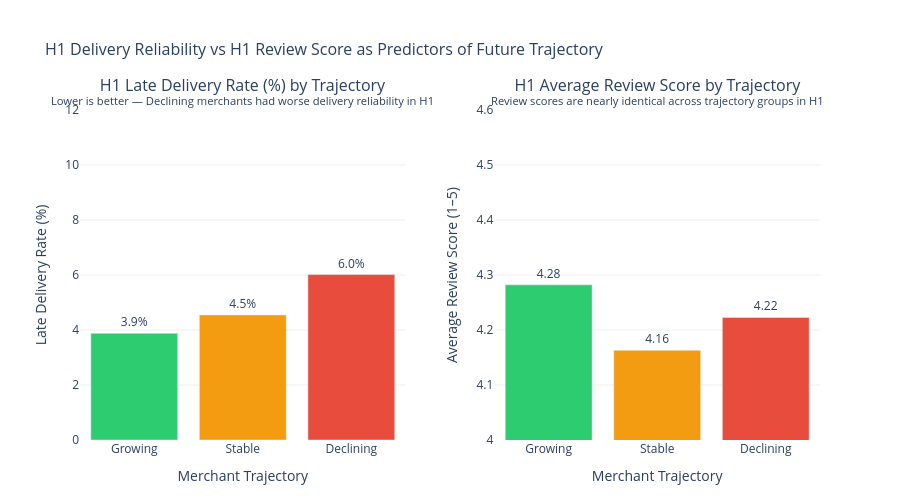

Notebook source saved alongside this figure:
### Code cell
# Grouped bar chart: H1 late rate vs H1 review score (normalized to 0–100 scale for comparison)
# Show both metrics side by side for each trajectory group

# Normalize late rate to 0–100 for visual comparison on same axis
group_metrics['h1_pct_late_pct'] = group_metrics['h1_pct_late'] * 100

fig4 = make_subplots(
    rows=1, cols=2,
    subplot_titles=(
        'H1 Late Delivery Rate (%) by Trajectory<br><sup>Lower is better — Declining merchants had worse delivery reliability in H1</sup>',
        'H1 Average Review Score by Trajectory<br><sup>Review scores are nearly identical across trajectory groups in H1</sup>'
    ),
    horizontal_spacing=0.12
)

traj_order = ['Growing', 'Stable', 'Declining']
bar_colors_ordered = [COLOR_GROWING, COLOR_STABLE, COLOR_DECLINING]

# Left: late delivery rate
fig4.add_trace(
    go.Bar(
        x=traj_order,
        y=group_metrics.set_index('trajectory_str').loc[traj_order, 'h1_pct_late_pct'].values,
        marker_color=bar_colors_ordered,
        text=[f'{v:.1f}%' for v in group_metrics.set_index('trajectory_str').loc[traj_order, 'h1_pct_late_pct'].values],
        textposition='outside',
        hovertemplate='%{x}<br>H1 late rate: %{y:.1f}%<extra></extra>',
        showlegend=False
    ),
    row=1, col=1
)

# Right: review score
fig4.add_trace(
    go.Bar(
        x=traj_order,
        y=group_metrics.set_index('trajectory_str').loc[traj_order, 'h1_avg_review'].values,
        marker_color=bar_colors_ordered,
        text=[f'{v:.2f}' for v in group_metrics.set_index('trajectory_str').loc[traj_order, 'h1_avg_review'].values],
        textposition='outside',
        hovertemplate='%{x}<br>H1 avg review: %{y:.2f}<extra></extra>',
        showlegend=False
    ),
    row=1, col=2
)

fig4.update_yaxes(title_text='Late Delivery Rate (%)', row=1, col=1, gridcolor='#eee', range=[0, 12])
fig4.update_yaxes(title_text='Average Review Score (1–5)', row=1, col=2, gridcolor='#eee', range=[4.0, 4.6])
fig4.update_xaxes(title_text='Merchant Trajectory', showgrid=False, row=1, col=1)
fig4.update_xaxes(title_text='Merchant Trajectory', showgrid=False, row=1, col=2)

fig4.update_layout(
    title=dict(
        text='H1 Delivery Reliability vs H1 Review Score as Predictors of Future Trajectory',
        font_size=16
    ),
    plot_bgcolor='white',
    paper_bgcolor='white',
    height=500,
    margin=dict(t=110, b=60)
)

fig4.show()
print(f"Takeaway: Declining merchants had a H1 late delivery rate of {dec_late.mean():.1%}, "
      f"versus {grw_late.mean():.1%} for growing merchants (p = {p_late:.3f}). "
      f"H1 review scores were nearly indistinguishable across groups ({dec_rev.mean():.2f} vs {grw_rev.mean():.2f}, "
      f"p = {p_rev:.3f}).")

### Figure 1 — Plotly figure (JSON) as saved in the notebook; plotly's stock layout.template omitted (floating-point values rounded to 4 significant figures)
{"data": [{"hovertemplate": "%{x}<br>H1 late rate: %{y:.1f}%<extra></extra>", "marker": {"color": ["#2ecc71", "#f39c12", "#e74c3c"]}, "showlegend": false, "text": ["3.9%", "4.5%", "6.0%"], "textposition": "outside", "type": "bar", "x": ["Growing", "Stable", "Declining"], "xaxis": "x", "y": [3.878, 4.549, 6.016], "yaxis": "y"}, {"hovertemplate": "%{x}<br>H1 avg review: %{y:.2f}<extra></extra>", "marker": {"color": ["#2ecc71", "#f39c12", "#e74c3c"]}, "showlegend": false, "text": ["4.28", "4.16", "4.22"], "textposition": "outside", "type": "bar", "x": ["Growing", "Stable", "Declining"], "xaxis": "x2", "y": [4.282, 4.163, 4.223], "yaxis": "y2"}], "layout": {"annotations": [{"font": {"size": 16}, "showarrow": false, "text": "H1 Late Delivery Rate (%) by Trajectory<br><sup>Lower is better — Declining merchants had worse delivery reliability in H1</sup>", "x": 0.22, "xanchor": "center", "xref": "paper", "y": 1.0, "yanchor": "bottom", "yref": "paper"}, {"font": {"size": 16}, "showarrow": false, "text": "H1 Average Review Score by Trajectory<br><sup>Review scores are nearly identical across trajectory groups in H1</sup>", "x": 0.78, "xanchor": "center", "xref": "paper", "y": 1.0, "yanchor": "bottom", "yref": "paper"}], "height": 500, "margin": {"b": 60, "t": 110}, "paper_bgcolor": "white", "plot_bgcolor": "white", "title": {"font": {"size": 16}, "text": "H1 Delivery Reliability vs H1 Review Score as Predictors of Future Trajectory"}, "xaxis": {"anchor": "y", "domain": [0.0, 0.44], "showgrid": false, "title": {"text": "Merchant Trajectory"}}, "xaxis2": {"anchor": "y2", "domain": [0.56, 1.0], "showgrid": false, "title": {"text": "Merchant Trajectory"}}, "yaxis": {"anchor": "x", "domain": [0.0, 1.0], "gridcolor": "#eee", "range": [0, 12], "title": {"text": "Late Delivery Rate (%)"}}, "yaxis2": {"anchor": "x2", "domain": [0.0, 1.0], "gridcolor": "#eee", "range": [4.0, 4.6], "title": {"text": "Average Review Score (1–5)"}}}}
